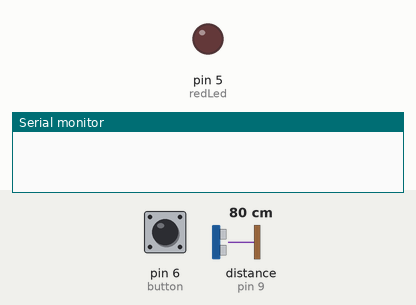
The sketch below on a simulated Arduino Uno, built with avr-gcc and run on an emulated ATmega328P. Shown: output pins drawn as LEDs (lit = HIGH), the last lines printed to the serial monitor. The inputs (shaded band) are chosen by the test bench; at power-on: distance to the obstacle (sensor on pin 9) 80 cm, pin 6 (button) LOW. The echo pulse lasts 58.3 µs per cm.

Above: at 1.4 s.
1.5 s: distance to the obstacle (sensor on pin 9) set to 71 cm
3.0 s: distance to the obstacle (sensor on pin 9) set to 63 cm
At 4.1 s:
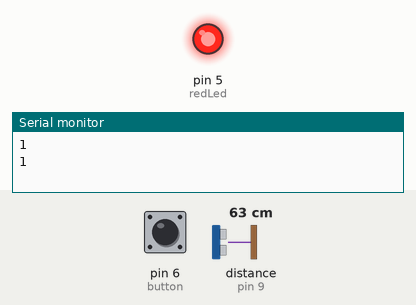
4.6 s: distance to the obstacle (sensor on pin 9) set to 12 cm
6.2 s: distance to the obstacle (sensor on pin 9) set to 9 cm
At 6.9 s:
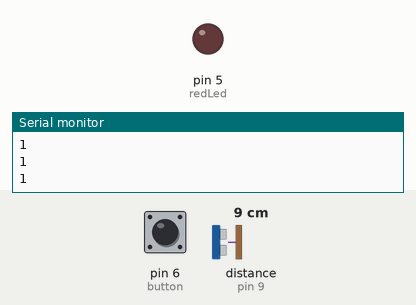
7.7 s: distance to the obstacle (sensor on pin 9) set to 18 cm
At 9.4 s:
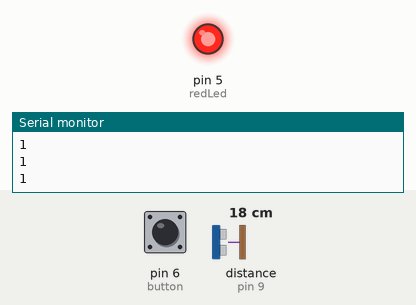
Timing chart, 0 to 10.6 s (numbered marks = the images above; inputs shaded):
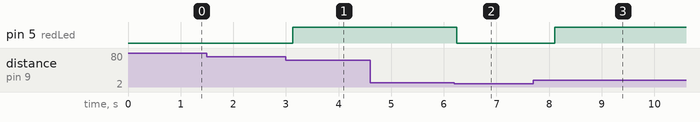

Measured:
- the behaviour switches between 69 and 68 cm on distance to the obstacle (sensor on pin 9) (found by bisection; images 0 and 1)
- the behaviour switches between 11 and 10 cm on distance to the obstacle (sensor on pin 9) (found by bisection; images 1 and 2)
- after the input at 1.5 s, every drawn part: stays the same
- after the input at 3.0 s, pin 5 (redLed): LOW → HIGH after 0.13 s
- after the input at 6.2 s, pin 5 (redLed): HIGH → LOW at once
- after the input at 7.7 s, pin 5 (redLed): LOW → HIGH after 0.41 s

The sketch:

blind_stick_code_final.ino
```cpp
#include <Wire.h> // Library for I2C communication
#include <SoftwareSerial.h>// import the serial library
#include "NewPing.h"

#define TRIGGER_PIN 8
#define ECHO_PIN 9
#define MAX_DISTANCE 200

int redLed = 5;
int button = 6;
int distance;

NewPing sonar(TRIGGER_PIN, ECHO_PIN, MAX_DISTANCE);
//SoftwareSerial BT(11, 10); // RX, TX

void setup() {


  pinMode(redLed, OUTPUT);
  pinMode(button, INPUT);

  digitalWrite(redLed, LOW);
  Serial.begin(9600);
  //BT.begin(115200);
}

void loop(){

  distance = sonar.ping_cm();

if ((distance > 10) && (distance < 70)){
  Serial.println(1);
  digitalWrite(redLed, HIGH);
  //BT.println(1);
}
else
{
  digitalWrite(redLed, LOW);
}
  delay(20);

if ((digitalRead(button) == HIGH)) {
  //BT.println(2);
  Serial.println(2);
}
delay(600);

}
```
